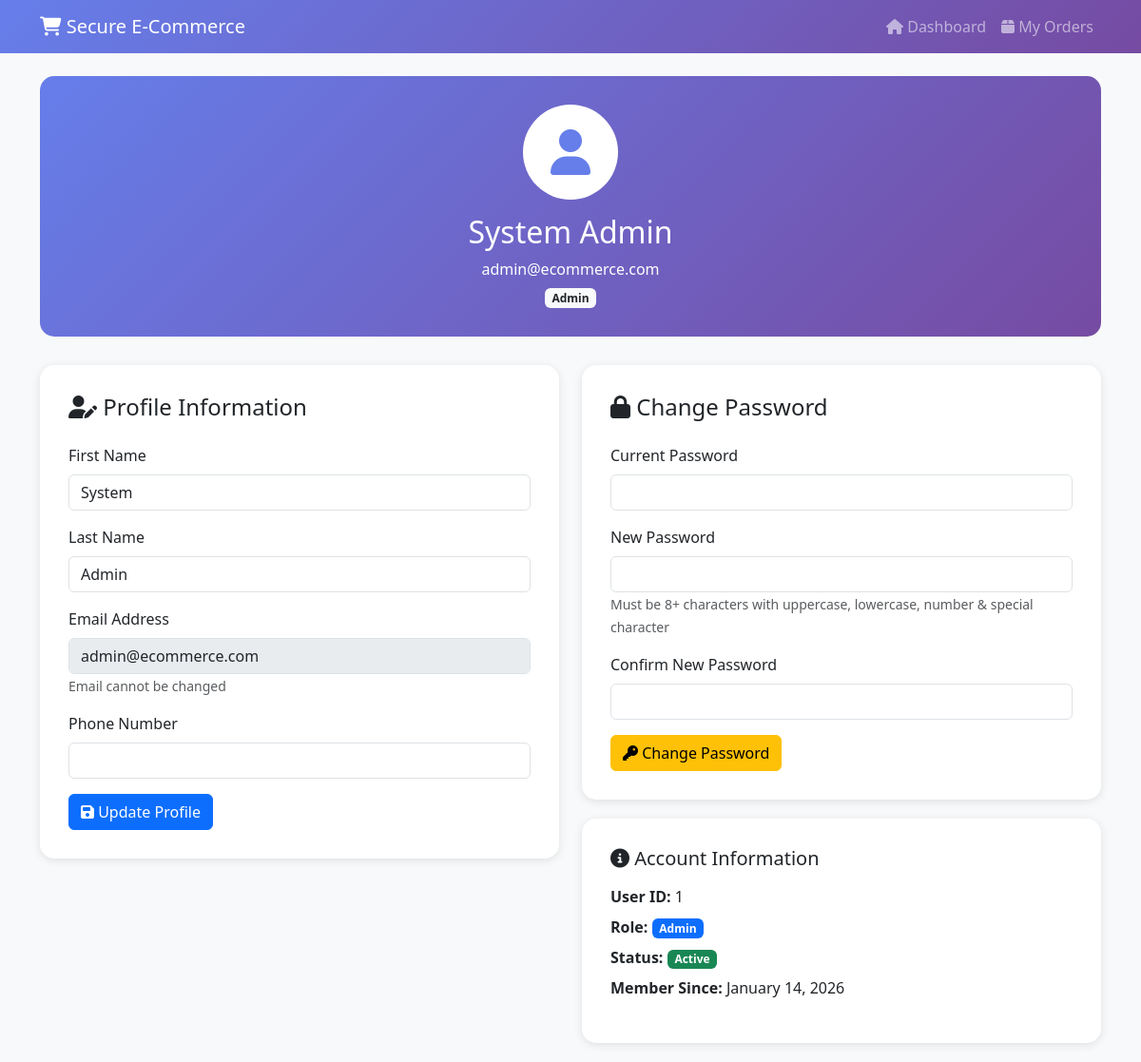
Screenshot of /user/profile.php (signed in) with the database file from the repository.
### tables this page shows
CREATE TABLE users (
    user_id INT AUTO_INCREMENT PRIMARY KEY,
    email VARCHAR(255) UNIQUE NOT NULL,
    password_hash VARCHAR(255) NOT NULL,
    first_name VARCHAR(100) NOT NULL,
    last_name VARCHAR(100) NOT NULL,
    phone VARCHAR(20),
    role ENUM('customer', 'admin') DEFAULT 'customer',
    is_active BOOLEAN DEFAULT TRUE,
    failed_login_attempts INT DEFAULT 0,
    last_failed_login TIMESTAMP NULL,
    account_locked_until TIMESTAMP NULL,
    created_at TIMESTAMP DEFAULT CURRENT_TIMESTAMP,
    updated_at TIMESTAMP DEFAULT CURRENT_TIMESTAMP ON UPDATE CURRENT_TIMESTAMP,
    INDEX idx_email (email),
    INDEX idx_role (role)
);

### user/profile.php (the view, shortened to what this page needs)
<?php
$db = Database::getInstance()->getConnection();
$userId = $_SESSION['user_id'];
$stmt = $db->prepare("SELECT * FROM users WHERE user_id = :user_id");
$stmt->execute([':user_id' => $userId]);
$user = $stmt->fetch();
?>
<!DOCTYPE html>
<html lang="en">
<head>
    <link href="https://cdn.jsdelivr.net/npm/bootstrap@5.3.0/dist/css/bootstrap.min.css" rel="stylesheet">
    <link href="https://cdnjs.cloudflare.com/ajax/libs/font-awesome/6.4.0/css/all.min.css" rel="stylesheet">
</head>
<body>
    <nav class="navbar navbar-expand-lg navbar-dark">
        <div class="container">
            <a class="navbar-brand" href="../dashboard.php">
                <i class="fas fa-shopping-cart"></i> Secure E-Commerce
            </a>
            <div class="navbar-nav ms-auto">
                <a class="nav-link" href="../dashboard.php">
                    <i class="fas fa-home"></i> Dashboard
                </a>
                <a class="nav-link" href="orders.php">
                    <i class="fas fa-box"></i> My Orders
                </a>
            </div>
        </div>
    </nav>
    <div class="container mt-4">
        <div class="profile-header">
            <div class="profile-avatar">
                <i class="fas fa-user"></i>
            </div>
            <h2><?php echo htmlspecialchars($user['first_name'] . ' ' . $user['last_name']); ?></h2>
            <p class="mb-0"><?php echo htmlspecialchars($user['email']); ?></p>
            <span class="badge bg-light text-dark mt-2">
                <?php echo ucfirst($user['role']); ?>
            </span>
        </div>
        <div class="row">
            <div class="col-lg-6">
                <div class="profile-card">
                    <h4 class="mb-4"><i class="fas fa-user-edit"></i> Profile Information</h4>
                    <form method="POST" action="">
                        <div class="mb-3">
                            <label for="first_name" class="form-label">First Name</label>
                            <input
                                type="text"
                                class="form-control"
                                id="first_name"
                                name="first_name"
                                value="<?php echo htmlspecialchars($user['first_name']); ?>"
                                required
                            >
                        </div>
                        <div class="mb-3">
                            <label for="last_name" class="form-label">Last Name</label>
                            <input
                                type="text"
                                class="form-control"
                                id="last_name"
                                name="last_name"
                                value="<?php echo htmlspecialchars($user['last_name']); ?>"
                                required
                            >
                        </div>
                        <div class="mb-3">
                            <label for="email" class="form-label">Email Address</label>
                            <input
                                type="email"
                                class="form-control"
                                id="email"
                                value="<?php echo htmlspecialchars($user['email']); ?>"
                                disabled
                            >
                            <small class="text-muted">Email cannot be changed</small>
                        </div>
                        <div class="mb-3">
                            <label for="phone" class="form-label">Phone Number</label>
                            <input
                                type="tel"
                                class="form-control"
                                id="phone"
                                name="phone"
                                value="<?php echo htmlspecialchars($user['phone'] ?? ''); ?>"
                            >
                        </div>
                        <button type="submit" name="update_profile" class="btn btn-primary">
                            <i class="fas fa-save"></i> Update Profile
                        </button>
                    </form>
                </div>
            </div>
            <div class="col-lg-6">
                <div class="profile-card">
                    <h4 class="mb-4"><i class="fas fa-lock"></i> Change Password</h4>
                    <form method="POST" action="">
                        <div class="mb-3">
                            <label for="current_password" class="form-label">Current Password</label>
                            <input
                                type="password"
                                class="form-control"
                                id="current_password"
                                name="current_password"
                                required
                            >
                        </div>
                        <div class="mb-3">
                            <label for="new_password" class="form-label">New Password</label>
                            <input
                                type="password"
                                class="form-control"
                                id="new_password"
                                name="new_password"
                                required
                            >
                            <small class="text-muted">
                                Must be 8+ characters with uppercase, lowercase, number & special character
                            </small>
                        </div>
                        <div class="mb-3">
                            <label for="confirm_password" class="form-label">Confirm New Password</label>
                            <input
                                type="password"
                                class="form-control"
                                id="confirm_password"
                                name="confirm_password"
                                required
                            >
                        </div>
                        <button type="submit" name="change_password" class="btn btn-warning">
                            <i class="fas fa-key"></i> Change Password
                        </button>
                    </form>
                </div>
                <div class="profile-card">
                    <h5 class="mb-3"><i class="fas fa-info-circle"></i> Account Information</h5>
                    <ul class="list-unstyled">
                        <li class="mb-2">
                            <strong>User ID:</strong> <?php echo $user['user_id']; ?>
                        </li>
                        <li class="mb-2">
                            <strong>Role:</strong>
                            <span class="badge bg-primary"><?php echo ucfirst($user['role']); ?></span>
                        </li>
                        <li class="mb-2">
                            <strong>Status:</strong>
                            <span class="badge bg-<?php echo $user['is_active'] ? 'success' : 'danger'; ?>">
                                <?php echo $user['is_active'] ? 'Active' : 'Inactive'; ?>
                            </span>
                        </li>
                        <li class="mb-2">
                            <strong>Member Since:</strong>
                            <?php echo date('F d, Y', strtotime($user['created_at'])); ?>
                        </li>
                    </ul>
                </div>
            </div>
        </div>
    </div>
</body>
</html>

### user/profile.php (style rules this page uses)
body { background-color: #f8f9fa; }
.navbar { background: linear-gradient(135deg, #667eea 0%, #764ba2 100%); }
.profile-card { background: white; border-radius: 15px; padding: 30px; box-shadow: 0 2px 10px rgba(0,0,0,0.1); margin-bottom: 20px; }
.profile-header { text-align: center; padding: 30px; background: linear-gradient(135deg, #667eea 0%, #764ba2 100%); color: white; border-radius: 15px; margin-bottom: 30px; }
.profile-avatar { width: 100px; height: 100px; background: white; border-radius: 50%; display: flex; align-items: center; justify-content: center; margin: 0 auto 15px; font-size: 3rem; color: #667eea; }

### rows the page displays
users: first_name+last_name "System Admin", email "admin@ecommerce.com", role "Admin", first_name "System", last_name "Admin", user_id "1", created_at "January 14, 2026"
